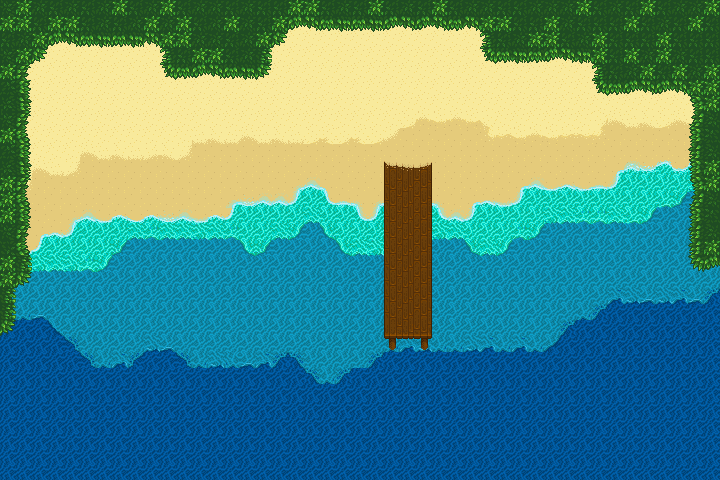

This game map was drawn from its Tiled (.tmx) file and the tilesets committed beside it. A one-line description and the trimmed map source follow:
An orthogonal 45x30 tile map with 16x16 px tiles, 7 tile layers (Ocean_deep, Ocean_medium, Ocean_low, Beach_low, ...).

<map version="1.10" tiledversion="1.10.1" orientation="orthogonal" renderorder="right-down" width="45" height="30" tilewidth="16" tileheight="16" infinite="0" nextlayerid="16" nextobjectid="1">
 <editorsettings>
  <export target="../../../../../Desktop/Layer_.tmx" format="tmx" />
 </editorsettings>
 <tileset firstgid="1" source="Beach.tsx" />
 <layer id="12" name="Ocean_deep" width="45" height="30">
  <data>[1350 cells, 383 non-empty, 4 distinct tile ids]</data>
 </layer>
 <layer id="2" name="Ocean_medium" width="45" height="30">
  <data>[1350 cells, 283 non-empty, 8 distinct tile ids]</data>
 </layer>
 <layer id="3" name="Ocean_low" width="45" height="30">
  <data>[1350 cells, 126 non-empty, 7 distinct tile ids]</data>
 </layer>
 <layer id="4" name="Beach_low" width="45" height="30">
  <data>[1350 cells, 198 non-empty, 24 distinct tile ids]</data>
 </layer>
 <layer id="5" name="Beach_high" width="45" height="30">
  <data>[1350 cells, 412 non-empty, 15 distinct tile ids]</data>
 </layer>
 <layer id="6" name="Trees" width="45" height="30">
  <data>[1350 cells, 224 non-empty, 11 distinct tile ids]</data>
 </layer>
 <layer id="15" name="Bridge" width="45" height="30">
  <data>[1350 cells, 36 non-empty, 12 distinct tile ids]</data>
 </layer>
</map>
